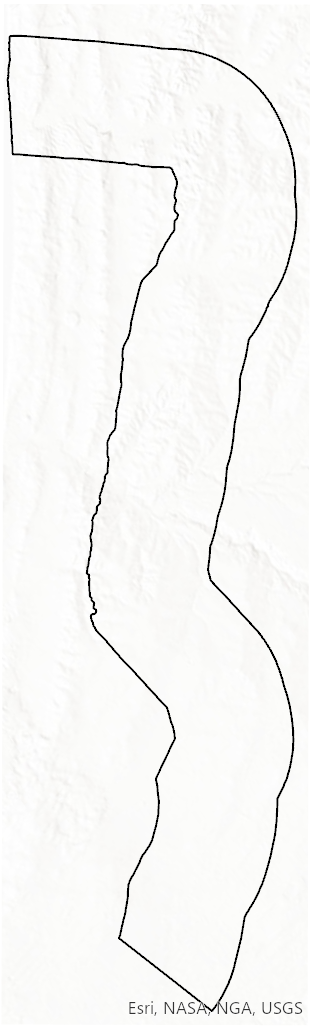
#> input picture otef-interactive/data-source/model/Model.tif, 310 x 1026 px
$ python create_model_versions.py
#> lines starting #> are read from the running program, lines starting #| are printed output that depends on the picture; after the words box and inside, x2 and y2 are one past the last pixel; in counts of white or black regions, pixels touching at a corner belong together
#!/usr/bin/env python3
# -*- coding: utf-8 -*-
"""
Create two versions of model:
1. model.png - for projection (keep white background)
2. model-transparent.png - for interactive (transparent white background)
3. model-bounds.json - georeferencing bounds from TFW file
"""

from PIL import Image
import numpy as np
import json
from pathlib import Path

def create_model_versions():
    project_root = Path(__file__).parent.parent
    tif_path = project_root / "data-source" / "model" / "Model.tif"
    tfw_path = project_root / "data-source" / "model" / "Model.tfw"
    output_proj = project_root / "frontend" / "data" / "model.png"
    output_interactive = project_root / "frontend" / "data" / "model-transparent.png"
    output_bounds = project_root / "frontend" / "data" / "model-bounds.json"

    print(f"Loading {tif_path}...")
    img = Image.open(tif_path)
#> img is the input picture: PIL image 310x1026 RGB; mean R, G, B 246.9, 246.8, 245.4
    width, height = img.width, img.height
#> width = 310; height = 1026

    # Read TFW file for georeferencing
    print(f"Reading georeferencing from {tfw_path}...")
    try:
        with open(tfw_path, 'r') as f:
            lines = [line.strip() for line in f.readlines() if line.strip()]

        if len(lines) >= 6:
            pixel_size_x = float(lines[0])
            pixel_size_y = float(lines[3])
            x_coord = float(lines[4])
            y_coord = float(lines[5])

            # Calculate bounds (TFW gives upper-left corner)
            west = x_coord
            north = y_coord
            east = x_coord + (width * pixel_size_x)
            south = y_coord + (height * pixel_size_y)

            # Calculate average pixel size
            pixel_size = abs((pixel_size_x + pixel_size_y) / 2)

            bounds = {
                "west": round(west, 2),
                "south": round(south, 2),
                "east": round(east, 2),
                "north": round(north, 2),
                "crs": "EPSG:2039",
                "pixel_size": round(pixel_size, 2),
                "image_width": width,
                "image_height": height
            }

            with open(output_bounds, 'w') as f:
                json.dump(bounds, f, indent=2)
            print(f"Updated: {output_bounds}")
        else:
            print(f"Warning: TFW file has insufficient data, skipping bounds update")
    except Exception as e:
        print(f"Warning: Could not read/update bounds from TFW: {e}")

    # For projection: keep as-is, convert to RGB PNG
    print(f"Creating projection version (with white background)...")
    img_rgb = img.convert('RGB')
    img_rgb.save(output_proj, 'PNG', optimize=True)
    print(f"Saved: {output_proj}")

    # For interactive: make white background transparent
    print(f"Creating interactive version (transparent white background)...")
    if img.mode != 'RGBA':
        img = img.convert('RGBA')
#> img: PIL image 310x1026 RGBA

    data = np.array(img)
    r, g, b, a = data[:,:,0], data[:,:,1], data[:,:,2], data[:,:,3]
#> a: shape (1026, 310); every value is 255

    # Make white/near-white pixels transparent
    white_threshold = 245
    white_mask = (r > white_threshold) & (g > white_threshold) & (b > white_threshold)
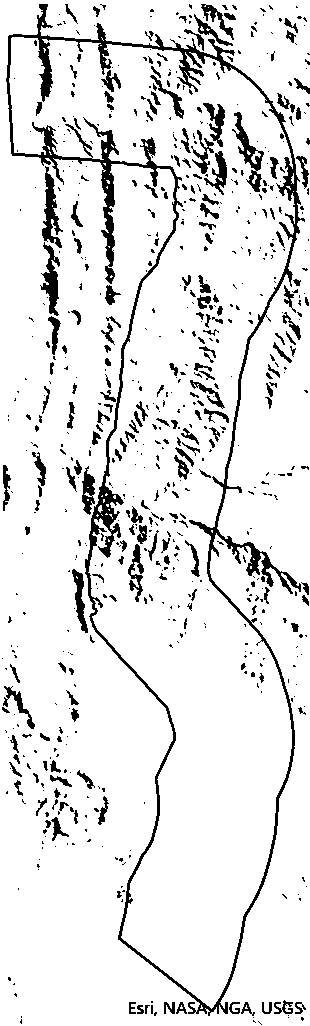
#> white_mask: shape (1026, 310) bool; 89.5% white; 713 black regions (509 under 20 px), largest, box (x1, y1, x2, y2) and area: (6, 4, 305, 1016) 14316, (42, 166, 63, 248) 720, (232, 112, 264, 192) 706
    data[white_mask, 3] = 0  # Set alpha to 0 (transparent)

    white_count = np.sum(white_mask)
#> white_count = 284675
    print(f"Made {white_count:,} white pixels transparent")
#| Made 284,675 white pixels transparent

    interactive_img = Image.fromarray(data, 'RGBA')
    interactive_img.save(output_interactive, 'PNG', optimize=True)
    print(f"Saved: {output_interactive}")

    print("\nDone!")
    print("- model.png: Original with white background (for projection)")
    print("- model-transparent.png: White background transparent (for interactive)")
    print("- model-bounds.json: Georeferencing bounds updated")

if __name__ == '__main__':
    create_model_versions()
